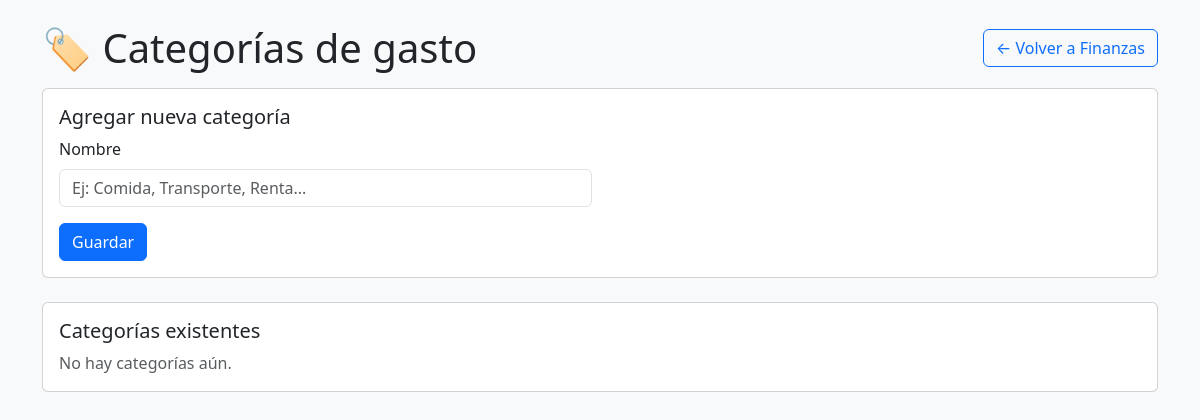
Before: /categorias with the older database file.
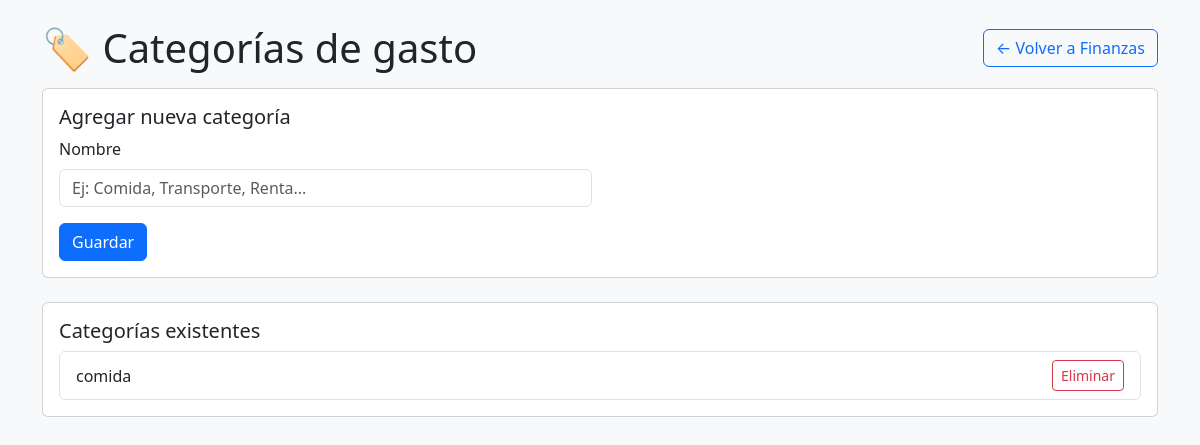
After: the same page with the newer database file.
### app.py (models this page shows, shortened)
class Categoria(db.Model):
    __tablename__ = "categorias"
    id = db.Column(db.Integer, primary_key=True)
    nombre = db.Column(db.String(100), unique=True, nullable=False)

### app.py (the view, shortened to what this page needs)
@app.route("/categorias", methods=["GET", "POST"])
def manejar_categorias():
    error = None
    eliminar_id = request.args.get("eliminar")
    if eliminar_id:
        cat = Categoria.query.get(eliminar_id)
        if cat:
            db.session.delete(cat)
            db.session.commit()
            return redirect(url_for("manejar_categorias"))
    categorias = Categoria.query.order_by(Categoria.nombre).all()
    return render_template("categorias.html", categorias=categorias, error=error)

### templates/categorias.html (shortened to what this page needs)
<!DOCTYPE html>
<html lang="es">
<head>
  <link
    href="https://cdn.jsdelivr.net/npm/bootstrap@5.3.2/dist/css/bootstrap.min.css"
    rel="stylesheet"
  >
</head>
<body class="bg-light">
  <div class="container py-4">
    <div class="d-flex justify-content-between align-items-center mb-3">
      <h1 class="mb-0">🏷️ Categorías de gasto</h1>
      <a href="{{ url_for('index') }}" class="btn btn-outline-primary">
        ← Volver a Finanzas
      </a>
    </div>
    <div class="card mb-4">
      <div class="card-body">
        <h5 class="card-title">Agregar nueva categoría</h5>
        <form method="POST" action="{{ url_for('manejar_categorias') }}">
          <div class="row g-3">
            <div class="col-md-6">
              <label class="form-label">Nombre</label>
              <input type="text" class="form-control" name="nombre" placeholder="Ej: Comida, Transporte, Renta..." required>
            </div>
          </div>
          <button type="submit" class="btn btn-primary mt-3">Guardar</button>
        </form>
      </div>
    </div>
    <div class="card">
      <div class="card-body">
        <h5 class="card-title">Categorías existentes</h5>
        {% if categorias %}
          <ul class="list-group">
            {% for c in categorias %}
              <li class="list-group-item d-flex justify-content-between align-items-center">
                {{ c.nombre }}
                <a
                  href="{{ url_for('manejar_categorias', eliminar=c.id) }}"
                  class="btn btn-sm btn-outline-danger"
                  onclick="return confirm('¿Eliminar esta categoría?');"
                >Eliminar</a>
              </li>
            {% endfor %}
          </ul>
        {% else %}
          <p class="text-muted mb-0">No hay categorías aún.</p>
        {% endif %}
      </div>
    </div>
  </div>
</body>
</html>

Changed rows visible on the page:
added Categoria: nombre "comida"
Other visible differences:
text no longer shown: "No hay categorías aún."
